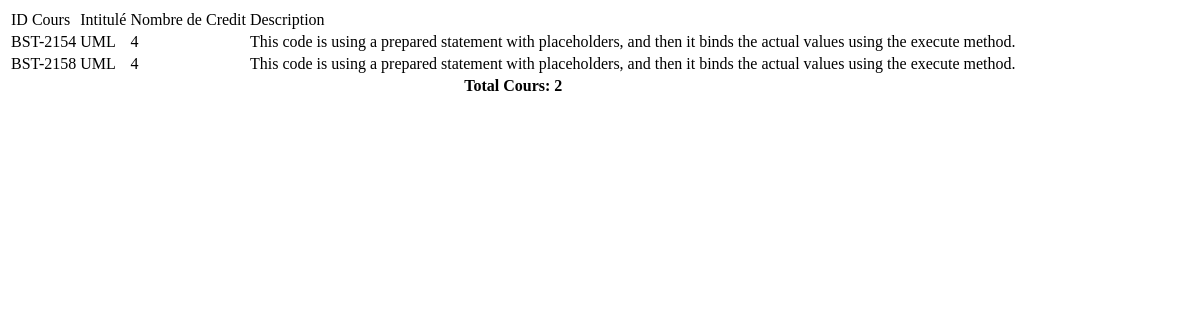
Page /admin/GestionClasse/voirClasse.php on the earlier database version.
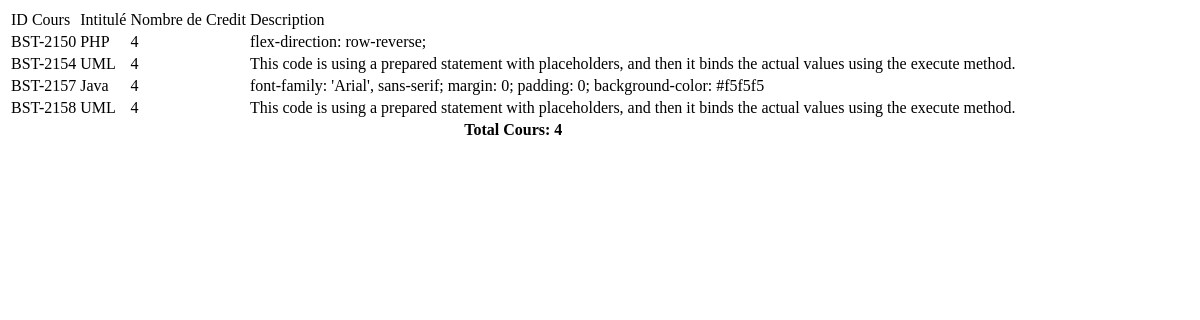
Same page on the later database version.
### tables this page shows
CREATE TABLE `cour` (
  `id` varchar(10) NOT NULL,
  `intitule` text NOT NULL,
  `NbrCredit` int(5) NOT NULL,
  `Description` varchar(300) NOT NULL
);

### admin/GestionClasse/voirClasse.php (the view, shortened to what this page needs)
<?php
include("../connexion.php");
?>
<!DOCTYPE html>
<html lang="en">
<head>
</head>
<body>
    <?php
    $sql = "select * from cour";
    $stmtSelect = $connexion->prepare($sql);
    $stmtSelect ->execute();
    $cours = $stmtSelect->fetchAll(PDO::FETCH_ASSOC);
    ?>
<table>
      <tr>
        <td> ID Cours </td>
        <td> Intitulé</td>
        <td> Nombre de Credit</td>
        <td> Description</td>
      </tr>
        <?php foreach($cours as $cour): ?>
        <tr>
            <td><?php echo $cour['id']; ?></td>
            <td><?php echo $cour['intitule']; ?></td>
            <td><?php echo $cour['NbrCredit']; ?></td>
            <td><?php echo $cour['Description']; ?></td>
        </tr>
        <?php
            endforeach;
        ?>
        <?php
            $sqlCount = "SELECT COUNT(*) as rowCount FROM cour";
            $stmtCount = $connexion->prepare($sqlCount);
            $stmtCount->execute();
            $rowCount = $stmtCount->fetch(PDO::FETCH_ASSOC)['rowCount'];
        ?>
        <tr>
        <th colspan="4">Total Cours: <?= $rowCount ?></th>
        </tr>
</body>
</html>

Differences in the rows shown:
added cour: id "BST-2150", intitule "PHP", NbrCredit "4", Description "flex-direction: row-reverse;"
added cour: id "BST-2157", intitule "Java", NbrCredit "4", Description "font-family: 'Arial', sans-serif; margin: 0; padding: 0; background-color: #f5f5f5"
Other differences:
$rowCount: "2" → "4"
